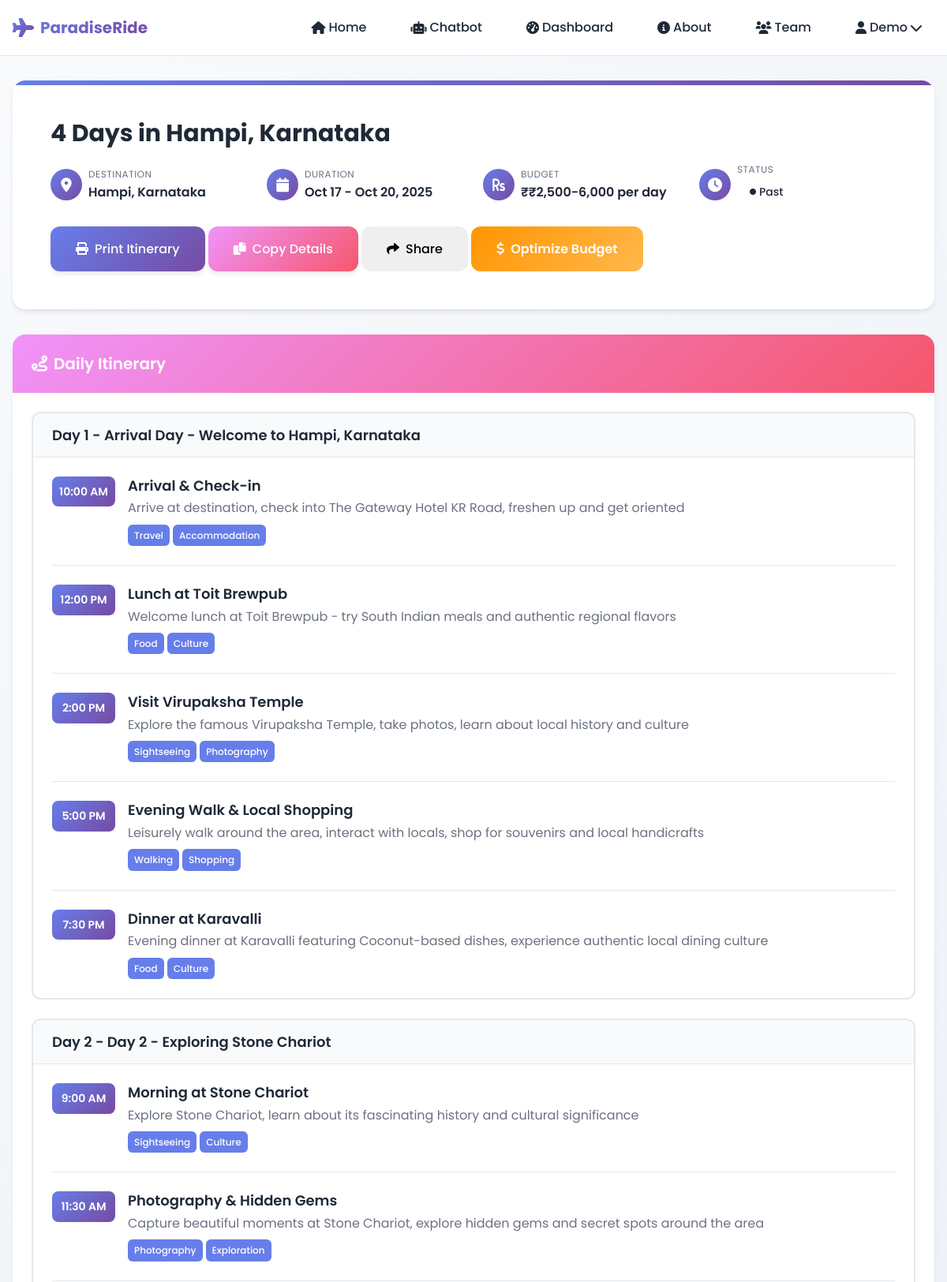
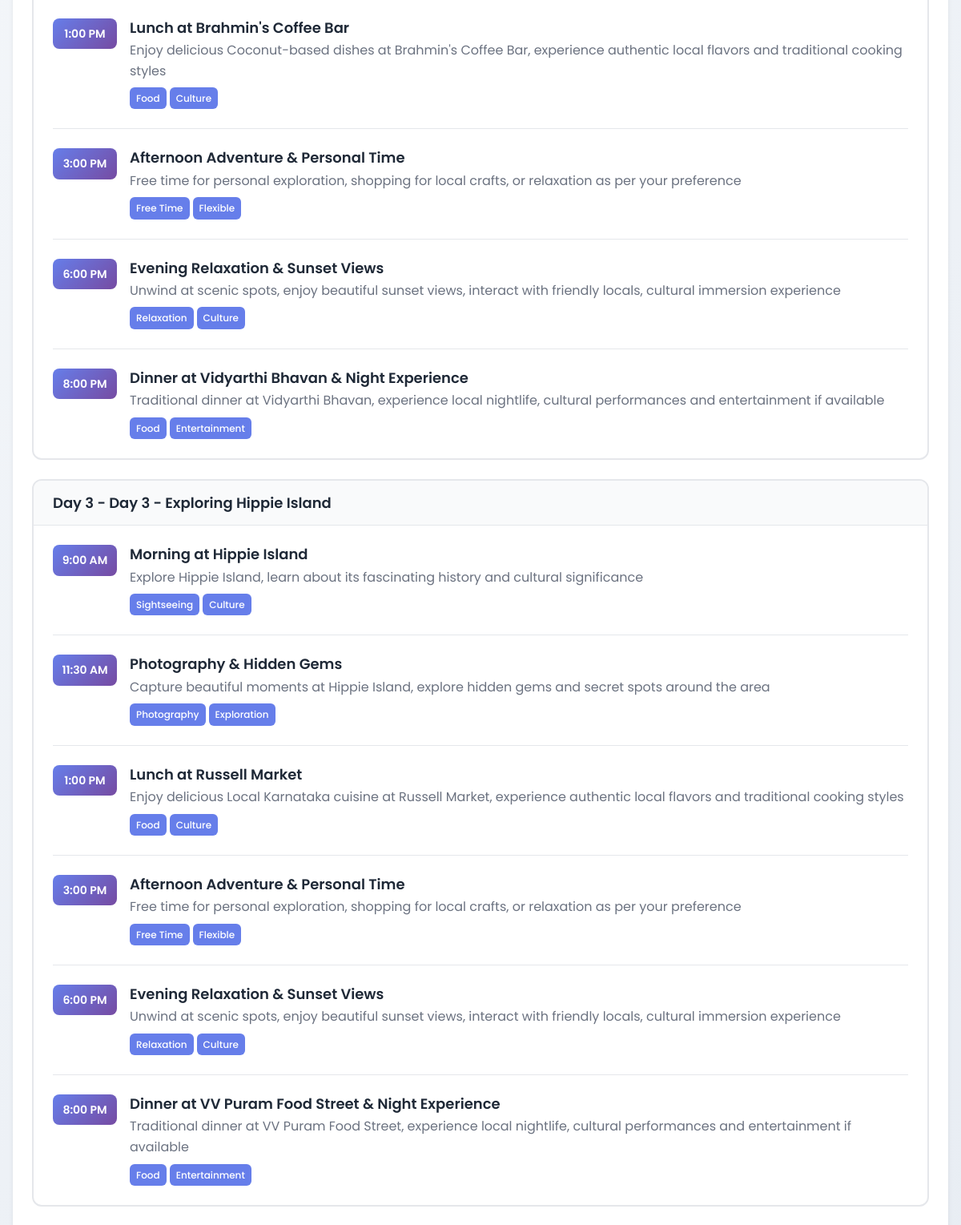
The app's page /itinerary/12 (signed in, upper part) with its own data (2 pictures, top to bottom).
### models.py (models this page shows, shortened)
class User(UserMixin, db.Model):
    __tablename__ = 'users'
    id = db.Column(db.Integer, primary_key=True)
    name = db.Column(db.String(100), nullable=False)
    email = db.Column(db.String(120), unique=True, nullable=False, index=True)
    password_hash = db.Column(db.String(255), nullable=False)
    created_at = db.Column(db.DateTime, default=datetime.utcnow, nullable=False)
    is_active = db.Column(db.Boolean, default=True, nullable=False)
    last_login = db.Column(db.DateTime)
    search_history = db.relationship('SearchHistory', backref='user', lazy=True, cascade='all, delete-orphan')
    itineraries = db.relationship('Itinerary', backref='user', lazy=True, cascade='all, delete-orphan')

class Itinerary(db.Model):
    __tablename__ = 'itineraries'
    id = db.Column(db.Integer, primary_key=True)
    user_id = db.Column(db.Integer, db.ForeignKey('users.id'), nullable=False)
    title = db.Column(db.String(200), nullable=False)
    destination = db.Column(db.String(100), nullable=False)
    start_date = db.Column(db.Date, nullable=False)
    end_date = db.Column(db.Date, nullable=False)
    budget = db.Column(db.String(50))  # Budget range as string
    duration_days = db.Column(db.Integer, nullable=False)
    description = db.Column(db.Text)
    detailed_plan = db.Column(db.Text)  # JSON string of day-by-day itinerary
    mood_tag = db.Column(db.String(50))  # The mood this itinerary was created for
    is_completed = db.Column(db.Boolean, default=False)
    is_favorite = db.Column(db.Boolean, default=False)
    created_at = db.Column(db.DateTime, default=datetime.utcnow, nullable=False)
    updated_at = db.Column(db.DateTime, default=datetime.utcnow, onupdate=datetime.utcnow)
    difficulty_level = db.Column(db.String(20))  # easy, moderate, challenging
    travel_style = db.Column(db.String(50))  # adventure, relaxation, cultural, etc.
    group_size = db.Column(db.Integer, default=1)
    notes = db.Column(db.Text)  # User notes
    def is_upcoming(self):
        from datetime import date
        return self.start_date > date.today()
    def is_current(self):
        from datetime import date
        today = date.today()
        return self.start_date <= today <= self.end_date
    def get_status(self):
        if self.is_completed:
            return 'completed'
        elif self.is_current():
            return 'active'
        elif self.is_upcoming():
            return 'upcoming'
        else:
            return 'past'
    @property
    def details(self):
        return self.detailed_plan

### app.py (the view)
@app.route('/itinerary/<int:itinerary_id>')
@login_required
def view_itinerary(itinerary_id):
    itinerary = db.session.query(Itinerary).filter_by(id=itinerary_id, user_id=current_user.id).first()
    if not itinerary:
        flash('Itinerary not found.', 'error')
        return redirect(url_for('dashboard'))
    return render_template('itinerary.html', itinerary=itinerary)

### app.py (called while the page is built)
@login_manager.user_loader
def load_user(user_id):
    return db.session.get(User, int(user_id))

@app.context_processor
def inject_user():
    return dict(current_user=current_user)

@app.context_processor
def inject_config():
    return dict(app_name=app.config['APP_NAME'])

@app.template_filter('from_json')
def from_json_filter(json_str):
    try:
        return json.loads(json_str) if json_str else {}
    except:
        return {}

### templates/itinerary.html (shortened to what this page needs)
{% extends "base.html" %}
{% set title = itinerary.title %}
{% block content %}
<div class="itinerary-container">
    <div class="container">
        <div class="itinerary-header">
            <h1 class="itinerary-title">{{ itinerary.title }}</h1>
            <div class="itinerary-meta">
                <div class="meta-item">
                    <div class="meta-icon">
                        <i class="fas fa-map-marker-alt"></i>
                    </div>
                    <div class="meta-content">
                        <div class="meta-label">Destination</div>
                        <div class="meta-value">{{ itinerary.destination }}</div>
                    </div>
                </div>
                <div class="meta-item">
                    <div class="meta-icon">
                        <i class="fas fa-calendar"></i>
                    </div>
                    <div class="meta-content">
                        <div class="meta-label">Duration</div>
                        <div class="meta-value">{{ itinerary.start_date.strftime('%b %d') }} - {{ itinerary.end_date.strftime('%b %d, %Y') }}</div>
                    </div>
                </div>
                <div class="meta-item">
                    <div class="meta-icon">
                        <i class="fas fa-rupee-sign"></i>
                    </div>
                    <div class="meta-content">
                        <div class="meta-label">Budget</div>
                        <div class="meta-value">₹{{ itinerary.budget }}</div>
                    </div>
                </div>
                <div class="meta-item">
                    <div class="meta-icon">
                        <i class="fas fa-clock"></i>
                    </div>
                    <div class="meta-content">
                        <div class="meta-label">Status</div>
                        <div class="meta-value">
                            <span class="status-indicator status-{{ itinerary.get_status() }}">
                                <i class="fas fa-circle" style="font-size: 8px;"></i>
                                {{ itinerary.get_status() }}
                            </span>
                        </div>
                    </div>
                </div>
            </div>
            <div class="itinerary-actions print-hide">
                <button class="btn btn-primary" onclick="window.print()">
                    <i class="fas fa-print"></i> Print Itinerary
                </button>
                <button class="btn btn-secondary" onclick="ParadiseRide.copyToClipboard(getItineraryText())">
                    <i class="fas fa-copy"></i> Copy Details
                </button>
                <button class="btn btn-success" onclick="shareItinerary()">
                    <i class="fas fa-share"></i> Share
                </button>
                <button class="btn btn-warning" onclick="optimizeBudget()">
                    <i class="fas fa-dollar-sign"></i> Optimize Budget
                </button>
            </div>
        </div>
        <div class="itinerary-section">
            <div class="section-header">
                <h2 class="section-title">
                    <i class="fas fa-route"></i>
                    Daily Itinerary
                </h2>
            </div>
            <div class="section-content">
                {% if itinerary.details %}
                    {% set details = itinerary.details | from_json %}
                    {% if details.days %}
                        {% for day in details.days %}
                            <div class="day-card">
                                <div class="day-header">
                                    <h3 class="day-title">Day {{ loop.index }} - {{ day.title }}</h3>
                                </div>
                                <div class="day-content">
                                    {% for activity in day.activities %}
                                        <div class="activity">
                                            <div class="activity-time">{{ activity.time }}</div>
                                            <div class="activity-details">
                                                <h4 class="activity-title">{{ activity.title }}</h4>
                                                <p class="activity-description">{{ activity.description }}</p>
                                                {% if activity.tags %}
                                                    <div class="activity-tags">
                                                        {% for tag in activity.tags %}
                                                            <span class="activity-tag">{{ tag }}</span>
                                                        {% endfor %}
                                                    </div>
                                                {% endif %}
                                            </div>
                                        </div>
                                    {% endfor %}
                                </div>
                            </div>
                        {% endfor %}
                    {% else %}
                        <div class="day-card">
                            <div class="day-content">
                                <p>{{ itinerary.details }}</p>
                            </div>
                        </div>
                    {% endif %}
                {% else %}
                    <div class="day-card">
                        <div class="day-content">
                            <p>Detailed itinerary is being prepared. Please check back soon!</p>
                        </div>
                    </div>
                {% endif %}
            </div>
        </div>
    </div>
</div>
{% endblock %}

### templates/base.html (shortened to what this page needs)
<!DOCTYPE html>
<html lang="en">
<head>
    <link href="https://cdnjs.cloudflare.com/ajax/libs/font-awesome/6.0.0/css/all.min.css" rel="stylesheet">
    <link rel="stylesheet" href="{{ url_for('static', filename='css/styles.css') }}">
</head>
<body>
    <nav class="navbar">
        <div class="nav-container">
            <div class="nav-logo">
                <a href="{{ url_for('index') }}">
                    <i class="fas fa-plane"></i>
                    <span>ParadiseRide</span>
                </a>
            </div>
            <div class="nav-menu" id="nav-menu">
                <ul class="nav-list">
                    <li class="nav-item">
                        <a href="{{ url_for('index') }}" class="nav-link">
                            <i class="fas fa-home"></i> Home
                        </a>
                    </li>
                    {% if current_user.is_authenticated %}
                        <li class="nav-item">
                            <a href="{{ url_for('chatbot_page') }}" class="nav-link">
                                <i class="fas fa-robot"></i> Chatbot
                            </a>
                        </li>
                        <li class="nav-item">
                            <a href="{{ url_for('dashboard') }}" class="nav-link">
                                <i class="fas fa-tachometer-alt"></i> Dashboard
                            </a>
                        </li>
                    {% endif %}
                    <li class="nav-item">
                        <a href="{{ url_for('about') }}" class="nav-link">
                            <i class="fas fa-info-circle"></i> About
                        </a>
                    </li>
                    <li class="nav-item">
                        <a href="{{ url_for('team') }}" class="nav-link">
                            <i class="fas fa-users"></i> Team
                        </a>
                    </li>
                    {% if current_user.is_authenticated %}
                        <li class="nav-item dropdown">
                            <a href="#" class="nav-link dropdown-toggle">
                                <i class="fas fa-user"></i> {{ current_user.name.split()[0] }}
                                <i class="fas fa-chevron-down"></i>
                            </a>
                        </li>
                    {% endif %}
                </ul>
            </div>
        </div>
    </nav>
    <main class="main-content">
        {% block content %}{% endblock %}
    </main>
</body>
</html>

### static/css/styles.css (style rules this page uses)
:root { --primary-color: #667eea; --primary-dark: #5a6fd8; --primary-light: #764ba2; --secondary-color: #f093fb; --accent-color: #ffd89b; --success-color: #10b981; --warning-color: #f59e0b; --error-color: #ef4444; --info-color: #3b82f6; --text-primary: #1f2937; --text-secondary: #6b7280; --text-light: #9ca3af; --bg-primary: #ffffff; --bg-secondary: #f9fafb; --bg-dark: #111827; --bg-glass: rgba(255, 255, 255, 0.1); --border-color: #e5e7eb; --border-dark: #374151; --gradient-primary: linear-gradient(135deg, #667eea 0%, #764ba2 100%); --gradient-secondary: linear-gradient(135deg, #f093fb 0%, #f5576c 100%); --gradient-accent: linear-gradient(135deg, #ffecd2 0%, #fcb69f 100%); --gradient-dark: linear-gradient(135deg, #0c0c0c 0%, #111827 100%); --shadow-sm: 0 1px 2px 0 rgba(0, 0, 0, 0.05); --shadow-md: 0 4px 6px -1px rgba(0, 0, 0, 0.1); --shadow-lg: 0 10px 15px -3px rgba(0, 0, 0, 0.1); --shadow-xl: 0 20px 25px -5px rgba(0, 0, 0, 0.1); --spacing-xs: 0.25rem; --spacing-sm: 0.5rem; --spacing-md: 1rem; --spacing-lg: 1.5rem; --spacing-xl: 2rem; --spacing-2xl: 3rem; --font-family: 'Poppins', -apple-system, BlinkMacSystemFont, 'Segoe UI', sans-serif; --font-size-xs: 0.75rem; --font-size-sm: 0.875rem; --font-size-base: 1rem; --font-size-lg: 1.125rem; --font-size-xl: 1.25rem; --font-size-2xl: 1.5rem; --font-size-3xl: 1.875rem; --font-size-4xl: 2.25rem; --radius-sm: 0.375rem; --radius-md: 0.5rem; --radius-lg: 0.75rem; --radius-xl: 1rem; --transition-fast: 150ms ease-in-out; --transition-normal: 250ms ease-in-out; --transition-slow: 350ms ease-in-out; }
* { margin: 0; padding: 0; box-sizing: border-box; }
html { scroll-behavior: smooth; font-size: 16px; }
body { font-family: var(--font-family); font-size: var(--font-size-base); line-height: 1.6; color: var(--text-primary); background: var(--bg-primary); overflow-x: hidden; }
h1, h2, h3, h4, h5, h6 { font-weight: 600; line-height: 1.3; margin-bottom: var(--spacing-md); }
h1 { font-size: var(--font-size-4xl); }
h2 { font-size: var(--font-size-3xl); }
h3 { font-size: var(--font-size-2xl); }
h4 { font-size: var(--font-size-xl); }
p { margin-bottom: var(--spacing-md); }
a { color: var(--primary-color); text-decoration: none; transition: var(--transition-fast); }
.container { max-width: 1200px; margin: 0 auto; padding: 0 var(--spacing-md); }
.navbar { position: fixed; top: 0; left: 0; right: 0; background: rgba(255, 255, 255, 0.95); backdrop-filter: blur(10px); border-bottom: 1px solid var(--border-color); z-index: 1000; transition: var(--transition-normal); }
.nav-container { max-width: 1200px; margin: 0 auto; padding: 0 var(--spacing-md); display: flex; align-items: center; justify-content: space-between; height: 70px; }
.nav-logo a { display: flex; align-items: center; gap: var(--spacing-sm); font-size: var(--font-size-xl); font-weight: 700; background: var(--gradient-primary); -webkit-background-clip: text; -webkit-text-fill-color: transparent; background-clip: text; text-decoration: none; }
.nav-logo i { font-size: var(--font-size-2xl); background: var(--gradient-primary); -webkit-background-clip: text; -webkit-text-fill-color: transparent; background-clip: text; }
.nav-list { display: flex; align-items: center; list-style: none; gap: var(--spacing-lg); }
.nav-link { display: flex; align-items: center; gap: var(--spacing-xs); padding: var(--spacing-sm) var(--spacing-md); border-radius: var(--radius-md); font-weight: 500; color: var(--text-primary); text-decoration: none; transition: var(--transition-fast); }
.dropdown { position: relative; }
.main-content { margin-top: 70px; min-height: calc(100vh - 70px); }
.btn { display: inline-flex; align-items: center; justify-content: center; gap: var(--spacing-sm); padding: var(--spacing-md) var(--spacing-xl); border: none; border-radius: var(--radius-lg); font-family: inherit; font-size: var(--font-size-base); font-weight: 500; text-decoration: none; cursor: pointer; transition: var(--transition-fast); position: relative; overflow: hidden; }
.btn-primary { background: var(--gradient-primary); color: white; box-shadow: var(--shadow-md); }
.btn-secondary { background: var(--gradient-secondary); color: white; box-shadow: var(--shadow-md); }

### records on screen
User: name "Demo"
Itinerary: title "4 Days in Hampi, Karnataka", destination "Hampi, Karnataka", start_date "Oct 17", end_date "Oct 20, 2025", budget "₹2,500-6,000 per day", get_status "Past"

### other values on screen
{{ day.title }} "Arrival Day - Welcome to Hampi, Karnataka" "Day 2 - Exploring Stone Chariot" "Day 3 - Exploring Hippie Island"
{{ activity.time }} "10:00 AM" "12:00 PM" "2:00 PM" "5:00 PM" "7:30 PM" "9:00 AM" "11:30 AM" "1:00 PM" "3:00 PM" "6:00 PM" "8:00 PM" "9:00 AM" "11:30 AM" "1:00 PM" "3:00 PM" "6:00 PM" "8:00 PM"
{{ activity.title }} "Arrival & Check-in" "Lunch at Toit Brewpub" "Visit Virupaksha Temple" "Evening Walk & Local Shopping" "Dinner at Karavalli" "Morning at Stone Chariot" "Photography & Hidden Gems" "Lunch at Brahmin's Coffee Bar" "Afternoon Adventure & Personal Time" "Evening Relaxation & Sunset Views" "Dinner at Vidyarthi Bhavan & Night Experience" "Morning at Hippie Island" "Photography & Hidden Gems" "Lunch at Russell Market" "Afternoon Adventure & Personal Time" "Evening Relaxation & Sunset Views" "Dinner at VV Puram Food Street & Night Experience"
{{ activity.description }} "Arrive at destination, check into The Gateway Hotel KR Road, freshen up and get oriented" "Welcome lunch at Toit Brewpub - try South Indian meals and authentic regional flavors" "Explore the famous Virupaksha Temple, take photos, learn about local history and culture" "Leisurely walk around the area, interact with locals, shop for souvenirs and local handicrafts" "Evening dinner at Karavalli featuring Coconut-based dishes, experience authentic local dining culture" "Explore Stone Chariot, learn about its fascinating history and cultural significance" "Capture beautiful moments at Stone Chariot, explore hidden gems and secret spots around the area" "Enjoy delicious Coconut-based dishes at Brahmin's Coffee Bar, experience authentic local flavors and traditional cooking styles" "Free time for personal exploration, shopping for local crafts, or relaxation as per your preference" "Unwind at scenic spots, enjoy beautiful sunset views, interact with friendly locals, cultural immersion experience" "Traditional dinner at Vidyarthi Bhavan, experience local nightlife, cultural performances and entertainment if available" "Explore Hippie Island, learn about its fascinating history and cultural significance" "Capture beautiful moments at Hippie Island, explore hidden gems and secret spots around the area" "Enjoy delicious Local Karnataka cuisine at Russell Market, experience authentic local flavors and traditional cooking styles" "Free time for personal exploration, shopping for local crafts, or relaxation as per your preference" "Unwind at scenic spots, enjoy beautiful sunset views, interact with friendly locals, cultural immersion experience" "Traditional dinner at VV Puram Food Street, experience local nightlife, cultural performances and entertainment if available"
{{ tag }} "Travel" "Accommodation" "Food" "Culture" "Sightseeing" "Photography" "Walking" "Shopping" "Food" "Culture" "Sightseeing" "Culture" "Photography" "Exploration" "Food" "Culture" "Free Time" "Flexible" "Relaxation" "Culture" "Food" "Entertainment" "Sightseeing" "Culture" "Photography" "Exploration" "Food" "Culture" "Free Time" "Flexible" "Relaxation" "Culture" "Food" "Entertainment"
